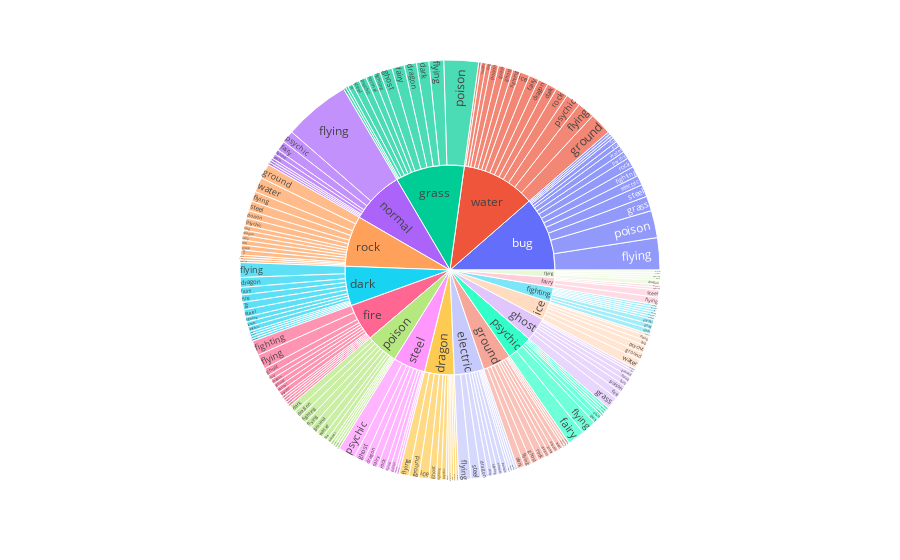

The notebook cell this image was saved under:
### Code cell
fig2 = px.sunburst(cant_tipo1_tipo2_pokemons, path=['Tipo1', 'Tipo2'], values='IdPokedex')
fig2.show()

### Figure 1 — Plotly figure (JSON) as saved in the notebook; plotly's stock layout.template omitted (floating-point values rounded to 4 significant figures; data arrays with more than 128 entries replaced by an {"elided": "..."} marker saying what was removed)
{"data": [{"branchvalues": "total", "domain": {"x": [0, 1], "y": [0, 1]}, "hovertemplate": "labels=%{label}<br>IdPokedex=%{value}<br>parent=%{parent}<br>id=%{id}<extra></extra>", "ids": {"elided": "203 str values"}, "labels": {"elided": "203 str values"}, "name": "", "parents": {"elided": "203 str values"}, "type": "sunburst", "values": {"elided": "203 int values"}}], "layout": {"legend": {"tracegroupgap": 0}, "margin": {"t": 60}}}
